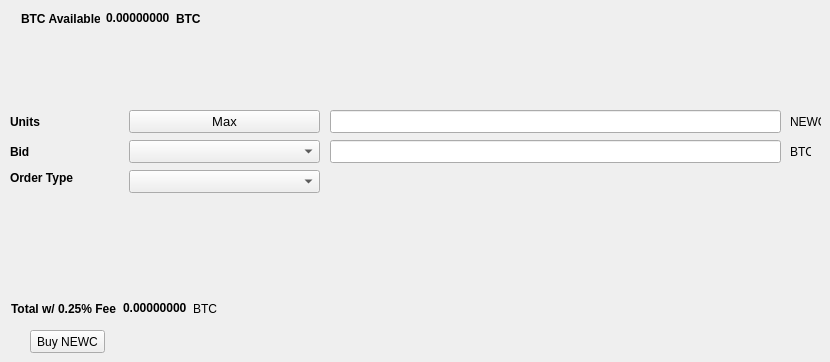
   <widget class="QWidget" name="BuyTab">
    <attribute name="title">
     <string>Buy</string>
    </attribute>
    <widget class="QPushButton" name="BuyNEWC">
     <property name="geometry">
      <rect>
       <x>30</x>
       <y>330</y>
       <width>75</width>
       <height>23</height>
      </rect>
     </property>
     <property name="text">
      <string>Buy NEWC</string>
     </property>
    </widget>
    <widget class="QLabel" name="label_3">
     <property name="geometry">
      <rect>
       <x>10</x>
       <y>110</y>
       <width>46</width>
       <height>23</height>
      </rect>
     </property>
     <property name="font">
      <font>
       <weight>75</weight>
       <bold>true</bold>
      </font>
     </property>
     <property name="text">
      <string>Units</string>
     </property>
    </widget>
    <widget class="QLineEdit" name="UnitsInput">
     <property name="geometry">
      <rect>
       <x>330</x>
       <y>110</y>
       <width>451</width>
       <height>23</height>
      </rect>
     </property>
     <property name="font">
      <font>
       <pointsize>9</pointsize>
       <weight>75</weight>
       <bold>true</bold>
      </font>
     </property>
    </widget>
    <widget class="QLineEdit" name="BuyBidPriceEdit">
     <property name="geometry">
      <rect>
       <x>330</x>
       <y>140</y>
       <width>451</width>
       <height>23</height>
      </rect>
     </property>
     <property name="font">
      <font>
       <pointsize>9</pointsize>
       <weight>75</weight>
       <bold>true</bold>
      </font>
     </property>
    </widget>
    <widget class="QLabel" name="label_4">
     <property name="geometry">
      <rect>
       <x>790</x>
       <y>110</y>
       <width>31</width>
       <height>23</height>
      </rect>
     </property>
     <property name="text">
      <string>NEWC</string>
     </property>
    </widget>
    <widget class="QLabel" name="label_5">
     <property name="geometry">
      <rect>
       <x>790</x>
       <y>140</y>
       <width>21</width>
       <height>23</height>
      </rect>
     </property>
     <property name="text">
      <string>BTC</string>
     </property>
    </widget>
    <widget class="QLabel" name="label_6">
     <property name="geometry">
      <rect>
       <x>10</x>
       <y>140</y>
       <width>46</width>
       <height>23</height>
      </rect>
     </property>
     <property name="font">
      <font>
       <weight>75</weight>
       <bold>true</bold>
      </font>
     </property>
     <property name="text">
      <string>Bid</string>
     </property>
    </widget>
    <widget class="QLabel" name="label_7">
     <property name="geometry">
      <rect>
       <x>10</x>
       <y>170</y>
       <width>71</width>
       <height>16</height>
      </rect>
     </property>
     <property name="font">
      <font>
       <weight>75</weight>
       <bold>true</bold>
      </font>
     </property>
     <property name="text">
      <string>Order Type</string>
     </property>
    </widget>
    <widget class="QPushButton" name="Buy_Max_Amount">
     <property name="geometry">
      <rect>
       <x>129</x>
       <y>110</y>
       <width>191</width>
       <height>23</height>
      </rect>
     </property>
     <property name="font">
      <font>
       <pointsize>10</pointsize>
      </font>
     </property>
     <property name="text">
      <string>Max</string>
     </property>
    </widget>
    <widget class="QComboBox" name="BuyBidcomboBox">
     <property name="geometry">
      <rect>
       <x>129</x>
       <y>140</y>
       <width>191</width>
       <height>23</height>
      </rect>
     </property>
     <property name="font">
      <font>
       <pointsize>10</pointsize>
      </font>
     </property>
    </widget>
    <widget class="QComboBox" name="buyOrdertypeCombo">
     <property name="geometry">
      <rect>
       <x>129</x>
       <y>170</y>
       <width>191</width>
       <height>23</height>
      </rect>
     </property>
     <property name="font">
      <font>
       <pointsize>10</pointsize>
      </font>
     </property>
    </widget>
    <widget class="QWidget" name="layoutWidget">
     <property name="geometry">
      <rect>
       <x>21</x>
       <y>11</y>
       <width>180</width>
       <height>15</height>
      </rect>
     </property>
     <layout class="QHBoxLayout" name="horizontalLayout_3">
      <item>
       <widget class="QLabel" name="label232">
        <property name="font">
         <font>
          <weight>75</weight>
          <bold>true</bold>
         </font>
        </property>
        <property name="text">
         <string>BTC Available:</string>
        </property>
       </widget>
      </item>
      <item>
       <widget class="QLabel" name="BtcAvailableLbl">
        <property name="palette">
         <palette>
          <active>
           <colorrole role="WindowText">
            <brush brushstyle="SolidPattern">
             <color alpha="255">
              <red>0</red>
              <green>0</green>
              <blue>0</blue>
             </color>
            </brush>
           </colorrole>
           <colorrole role="Button">
            <brush brushstyle="SolidPattern">
             <color alpha="255">
              <red>0</red>
              <green>170</green>
              <blue>0</blue>
             </color>
            </brush>
           </colorrole>
           <colorrole role="Light">
            <brush brushstyle="SolidPattern">
             <color alpha="255">
              <red>0</red>
              <green>255</green>
              <blue>0</blue>
             </color>
            </brush>
           </colorrole>
           <colorrole role="Midlight">
            <brush brushstyle="SolidPattern">
             <color alpha="255">
              <red>0</red>
              <green>212</green>
              <blue>0</blue>
             </color>
            </brush>
           </colorrole>
           <colorrole role="Dark">
            <brush brushstyle="SolidPattern">
             <color alpha="255">
              <red>0</red>
              <green>85</green>
              <blue>0</blue>
             </color>
            </brush>
           </colorrole>
           <colorrole role="Mid">
            <brush brushstyle="SolidPattern">
             <color alpha="255">
              <red>0</red>
              <green>113</green>
              <blue>0</blue>
             </color>
            </brush>
           </colorrole>
           <colorrole role="Text">
            <brush brushstyle="SolidPattern">
             <color alpha="255">
              <red>0</red>
              <green>170</green>
              <blue>0</blue>
             </color>
            </brush>
           </colorrole>
           <colorrole role="BrightText">
            <brush brushstyle="SolidPattern">
             <color alpha="255">
              <red>255</red>
              <green>255</green>
              <blue>255</blue>
             </color>
            </brush>
           </colorrole>
           <colorrole role="ButtonText">
            <brush brushstyle="SolidPattern">
             <color alpha="255">
              <red>0</red>
              <green>0</green>
              <blue>0</blue>
             </color>
            </brush>
           </colorrole>
           <colorrole role="Base">
            <brush brushstyle="SolidPattern">
             <color alpha="255">
              <red>255</red>
              <green>255</green>
              <blue>255</blue>
             </color>
            </brush>
           </colorrole>
           <colorrole role="Window">
            <brush brushstyle="SolidPattern">
             <color alpha="255">
              <red>0</red>
              <green>170</green>
              <blue>0</blue>
             </color>
            </brush>
           </colorrole>
           <colorrole role="Shadow">
            <brush brushstyle="SolidPattern">
             <color alpha="255">
              <red>0</red>
              <green>0</green>
              <blue>0</blue>
             </color>
            </brush>
           </colorrole>
           <colorrole role="AlternateBase">
            <brush brushstyle="SolidPattern">
             <color alpha="255">
              <red>127</red>
              <green>212</green>
              <blue>127</blue>
             </color>
            </brush>
           </colorrole>
           <colorrole role="ToolTipBase">
            <brush brushstyle="SolidPattern">
             <color alpha="255">
              <red>255</red>
              <green>255</green>
              <blue>220</blue>
             </color>
            </brush>
           </colorrole>
           <colorrole role="ToolTipText">
            <brush brushstyle="SolidPattern">
             <color alpha="255">
              <red>0</red>
              <green>0</green>
              <blue>0</blue>
             </color>
            </brush>
           </colorrole>
          </active>
          <inactive>
           <colorrole role="WindowText">
            <brush brushstyle="SolidPattern">
             <color alpha="255">
              <red>0</red>
              <green>0</green>
              <blue>0</blue>
             </color>
            </brush>
           </colorrole>
           <colorrole role="Button">
            <brush brushstyle="SolidPattern">
             <color alpha="255">
              <red>0</red>
              <green>170</green>
              <blue>0</blue>
             </color>
            </brush>
           </colorrole>
           <colorrole role="Light">
            <brush brushstyle="SolidPattern">
             <color alpha="255">
              <red>0</red>
              <green>255</green>
              <blue>0</blue>
             </color>
            </brush>
           </colorrole>
           <colorrole role="Midlight">
            <brush brushstyle="SolidPattern">
             <color alpha="255">
              <red>0</red>
              <green>212</green>
              <blue>0</blue>
             </color>
            </brush>
           </colorrole>
           <colorrole role="Dark">
            <brush brushstyle="SolidPattern">
             <color alpha="255">
              <red>0</red>
              <green>85</green>
              <blue>0</blue>
             </color>
            </brush>
           </colorrole>
           <colorrole role="Mid">
            <brush brushstyle="SolidPattern">
             <color alpha="255">
              <red>0</red>
              <green>113</green>
              <blue>0</blue>
             </color>
            </brush>
           </colorrole>
           <colorrole role="Text">
            <brush brushstyle="SolidPattern">
             <color alpha="255">
              <red>0</red>
              <green>170</green>
              <blue>0</blue>
             </color>
            </brush>
           </colorrole>
           <colorrole role="BrightText">
            <brush brushstyle="SolidPattern">
             <color alpha="255">
              <red>255</red>
              <green>255</green>
              <blue>255</blue>
             </color>
            </brush>
           </colorrole>
           <colorrole role="ButtonText">
            <brush brushstyle="SolidPattern">
             <color alpha="255">
              <red>0</red>
              <green>0</green>
              <blue>0</blue>
             </color>
            </brush>
           </colorrole>
           <colorrole role="Base">
            <brush brushstyle="SolidPattern">
             <color alpha="255">
              <red>255</red>
              <green>255</green>
              <blue>255</blue>
             </color>
            </brush>
           </colorrole>
           <colorrole role="Window">
            <brush brushstyle="SolidPattern">
             <color alpha="255">
              <red>0</red>
              <green>170</green>
              <blue>0</blue>
             </color>
            </brush>
           </colorrole>
           <colorrole role="Shadow">
            <brush brushstyle="SolidPattern">
             <color alpha="255">
              <red>0</red>
              <green>0</green>
              <blue>0</blue>
             </color>
            </brush>
           </colorrole>
           <colorrole role="AlternateBase">
            <brush brushstyle="SolidPattern">
             <color alpha="255">
              <red>127</red>
              <green>212</green>
              <blue>127</blue>
             </color>
            </brush>
           </colorrole>
           <colorrole role="ToolTipBase">
            <brush brushstyle="SolidPattern">
             <color alpha="255">
              <red>255</red>
              <green>255</green>
              <blue>220</blue>
             </color>
            </brush>
           </colorrole>
           <colorrole role="ToolTipText">
            <brush brushstyle="SolidPattern">
             <color alpha="255">
              <red>0</red>
              <green>0</green>
              <blue>0</blue>
             </color>
            </brush>
           </colorrole>
          </inactive>
          <disabled>
           <colorrole role="WindowText">
            <brush brushstyle="SolidPattern">
             <color alpha="255">
              <red>0</red>
              <green>85</green>
              <blue>0</blue>
             </color>
            </brush>
           </colorrole>
           <colorrole role="Button">
            <brush brushstyle="SolidPattern">
             <color alpha="255">
              <red>0</red>
              <green>170</green>
              <blue>0</blue>
             </color>
            </brush>
           </colorrole>
           <colorrole role="Light">
            <brush brushstyle="SolidPattern">
             <color alpha="255">
              <red>0</red>
              <green>255</green>
              <blue>0</blue>
             </color>
            </brush>
           </colorrole>
           <colorrole role="Midlight">
            <brush brushstyle="SolidPattern">
             <color alpha="255">
              <red>0</red>
              <green>212</green>
              <blue>0</blue>
             </color>
            </brush>
           </colorrole>
           <colorrole role="Dark">
            <brush brushstyle="SolidPattern">
             <color alpha="255">
              <red>0</red>
              <green>85</green>
              <blue>0</blue>
             </color>
            </brush>
           </colorrole>
           <colorrole role="Mid">
            <brush brushstyle="SolidPattern">
             <color alpha="255">
              <red>0</red>
              <green>113</green>
              <blue>0</blue>
             </color>
            </brush>
           </colorrole>
           <colorrole role="Text">
            <brush brushstyle="SolidPattern">
             <color alpha="255">
              <red>0</red>
              <green>85</green>
              <blue>0</blue>
             </color>
            </brush>
           </colorrole>
           <colorrole role="BrightText">
            <brush brushstyle="SolidPattern">
             <color alpha="255">
              <red>255</red>
              <green>255</green>
              <blue>255</blue>
             </color>
            </brush>
           </colorrole>
           <colorrole role="ButtonText">
            <brush brushstyle="SolidPattern">
             <color alpha="255">
              <red>0</red>
              <green>85</green>
              <blue>0</blue>
             </color>
            </brush>
           </colorrole>
           <colorrole role="Base">
            <brush brushstyle="SolidPattern">
             <color alpha="255">
              <red>0</red>
              <green>170</green>
              <blue>0</blue>
             </color>
            </brush>
           </colorrole>
           <colorrole role="Window">
            <brush brushstyle="SolidPattern">
             <color alpha="255">
              <red>0</red>
              <green>170</green>
              <blue>0</blue>
             </color>
            </brush>
           </colorrole>
           <colorrole role="Shadow">
            <brush brushstyle="SolidPattern">
             <color alpha="255">
              <red>0</red>
              <green>0</green>
              <blue>0</blue>
             </color>
            </brush>
           </colorrole>
           <colorrole role="AlternateBase">
            <brush brushstyle="SolidPattern">
             <color alpha="255">
              <red>0</red>
              <green>170</green>
              <blue>0</blue>
             </color>
            </brush>
           </colorrole>
           <colorrole role="ToolTipBase">
            <brush brushstyle="SolidPattern">
             <color alpha="255">
              <red>255</red>
              <green>255</green>
              <blue>220</blue>
             </color>
            </brush>
           </colorrole>
           <colorrole role="ToolTipText">
            <brush brushstyle="SolidPattern">
             <color alpha="255">
              <red>0</red>
              <green>0</green>
              <blue>0</blue>
             </color>
            </brush>
           </colorrole>
          </disabled>
         </palette>
        </property>
        <property name="font">
         <font>
          <weight>75</weight>
          <bold>true</bold>
         </font>
        </property>
        <property name="text">
         <string>0.00000000</string>
        </property>
        <property name="textInteractionFlags">
         <set>Qt::LinksAccessibleByMouse|Qt::TextSelectableByKeyboard|Qt::TextSelectableByMouse</set>
        </property>
       </widget>
      </item>
      <item>
       <widget class="QLabel" name="BtcAvailableLbl_2">
        <property name="font">
         <font>
          <weight>75</weight>
          <bold>true</bold>
         </font>
        </property>
        <property name="text">
         <string>BTC</string>
        </property>
       </widget>
      </item>
     </layout>
    </widget>
    <widget class="QWidget" name="layoutWidget">
     <property name="geometry">
      <rect>
       <x>11</x>
       <y>301</y>
       <width>209</width>
       <height>15</height>
      </rect>
     </property>
     <layout class="QHBoxLayout" name="horizontalLayout_4">
      <item>
       <widget class="QLabel" name="label_9">
        <property name="font">
         <font>
          <weight>75</weight>
          <bold>true</bold>
         </font>
        </property>
        <property name="text">
         <string>Total w/ 0.25% Fee</string>
        </property>
       </widget>
      </item>
      <item>
       <widget class="QLabel" name="BuyCostLabel">
        <property name="palette">
         <palette>
          <active>
           <colorrole role="WindowText">
            <brush brushstyle="SolidPattern">
             <color alpha="255">
              <red>0</red>
              <green>0</green>
              <blue>0</blue>
             </color>
            </brush>
           </colorrole>
           <colorrole role="Button">
            <brush brushstyle="SolidPattern">
             <color alpha="255">
              <red>0</red>
              <green>170</green>
              <blue>0</blue>
             </color>
            </brush>
           </colorrole>
           <colorrole role="Light">
            <brush brushstyle="SolidPattern">
             <color alpha="255">
              <red>0</red>
              <green>255</green>
              <blue>0</blue>
             </color>
            </brush>
           </colorrole>
           <colorrole role="Midlight">
            <brush brushstyle="SolidPattern">
             <color alpha="255">
              <red>0</red>
              <green>212</green>
              <blue>0</blue>
             </color>
            </brush>
           </colorrole>
           <colorrole role="Dark">
            <brush brushstyle="SolidPattern">
             <color alpha="255">
              <red>0</red>
              <green>85</green>
              <blue>0</blue>
             </color>
            </brush>
           </colorrole>
           <colorrole role="Mid">
            <brush brushstyle="SolidPattern">
             <color alpha="255">
              <red>0</red>
              <green>113</green>
              <blue>0</blue>
             </color>
            </brush>
           </colorrole>
           <colorrole role="Text">
            <brush brushstyle="SolidPattern">
             <color alpha="255">
              <red>0</red>
              <green>170</green>
              <blue>0</blue>
             </color>
            </brush>
           </colorrole>
           <colorrole role="BrightText">
            <brush brushstyle="SolidPattern">
             <color alpha="255">
              <red>255</red>
              <green>255</green>
              <blue>255</blue>
             </color>
            </brush>
           </colorrole>
           <colorrole role="ButtonText">
            <brush brushstyle="SolidPattern">
             <color alpha="255">
              <red>0</red>
              <green>0</green>
              <blue>0</blue>
             </color>
            </brush>
           </colorrole>
           <colorrole role="Base">
            <brush brushstyle="SolidPattern">
             <color alpha="255">
              <red>255</red>
              <green>255</green>
              <blue>255</blue>
             </color>
            </brush>
           </colorrole>
           <colorrole role="Window">
            <brush brushstyle="SolidPattern">
             <color alpha="255">
              <red>0</red>
              <green>170</green>
              <blue>0</blue>
             </color>
            </brush>
           </colorrole>
           <colorrole role="Shadow">
            <brush brushstyle="SolidPattern">
             <color alpha="255">
              <red>0</red>
              <green>0</green>
              <blue>0</blue>
             </color>
            </brush>
           </colorrole>
           <colorrole role="AlternateBase">
            <brush brushstyle="SolidPattern">
             <color alpha="255">
              <red>127</red>
              <green>212</green>
              <blue>127</blue>
             </color>
            </brush>
           </colorrole>
           <colorrole role="ToolTipBase">
            <brush brushstyle="SolidPattern">
             <color alpha="255">
              <red>255</red>
              <green>255</green>
              <blue>220</blue>
             </color>
            </brush>
           </colorrole>
           <colorrole role="ToolTipText">
            <brush brushstyle="SolidPattern">
             <color alpha="255">
              <red>0</red>
              <green>0</green>
              <blue>0</blue>
             </color>
            </brush>
           </colorrole>
          </active>
          <inactive>
           <colorrole role="WindowText">
            <brush brushstyle="SolidPattern">
             <color alpha="255">
              <red>0</red>
              <green>0</green>
              <blue>0</blue>
             </color>
            </brush>
           </colorrole>
           <colorrole role="Button">
            <brush brushstyle="SolidPattern">
             <color alpha="255">
              <red>0</red>
              <green>170</green>
              <blue>0</blue>
             </color>
            </brush>
           </colorrole>
           <colorrole role="Light">
            <brush brushstyle="SolidPattern">
             <color alpha="255">
              <red>0</red>
              <green>255</green>
              <blue>0</blue>
             </color>
            </brush>
           </colorrole>
           <colorrole role="Midlight">
            <brush brushstyle="SolidPattern">
             <color alpha="255">
              <red>0</red>
              <green>212</green>
              <blue>0</blue>
             </color>
            </brush>
           </colorrole>
           <colorrole role="Dark">
            <brush brushstyle="SolidPattern">
             <color alpha="255">
              <red>0</red>
              <green>85</green>
              <blue>0</blue>
             </color>
            </brush>
           </colorrole>
           <colorrole role="Mid">
            <brush brushstyle="SolidPattern">
             <color alpha="255">
              <red>0</red>
              <green>113</green>
              <blue>0</blue>
             </color>
            </brush>
           </colorrole>
           <colorrole role="Text">
            <brush brushstyle="SolidPattern">
             <color alpha="255">
              <red>0</red>
              <green>170</green>
              <blue>0</blue>
             </color>
            </brush>
           </colorrole>
           <colorrole role="BrightText">
            <brush brushstyle="SolidPattern">
             <color alpha="255">
              <red>255</red>
              <green>255</green>
              <blue>255</blue>
             </color>
            </brush>
           </colorrole>
           <colorrole role="ButtonText">
            <brush brushstyle="SolidPattern">
             <color alpha="255">
              <red>0</red>
              <green>0</green>
              <blue>0</blue>
             </color>
            </brush>
           </colorrole>
           <colorrole role="Base">
            <brush brushstyle="SolidPattern">
             <color alpha="255">
              <red>255</red>
              <green>255</green>
              <blue>255</blue>
             </color>
            </brush>
           </colorrole>
           <colorrole role="Window">
            <brush brushstyle="SolidPattern">
             <color alpha="255">
              <red>0</red>
              <green>170</green>
              <blue>0</blue>
             </color>
            </brush>
           </colorrole>
           <colorrole role="Shadow">
            <brush brushstyle="SolidPattern">
             <color alpha="255">
              <red>0</red>
              <green>0</green>
              <blue>0</blue>
             </color>
            </brush>
           </colorrole>
           <colorrole role="AlternateBase">
            <brush brushstyle="SolidPattern">
             <color alpha="255">
              <red>127</red>
              <green>212</green>
              <blue>127</blue>
             </color>
            </brush>
           </colorrole>
           <colorrole role="ToolTipBase">
            <brush brushstyle="SolidPattern">
             <color alpha="255">
              <red>255</red>
              <green>255</green>
              <blue>220</blue>
             </color>
            </brush>
           </colorrole>
           <colorrole role="ToolTipText">
            <brush brushstyle="SolidPattern">
             <color alpha="255">
              <red>0</red>
              <green>0</green>
              <blue>0</blue>
             </color>
            </brush>
           </colorrole>
          </inactive>
          <disabled>
           <colorrole role="WindowText">
            <brush brushstyle="SolidPattern">
             <color alpha="255">
              <red>0</red>
              <green>85</green>
              <blue>0</blue>
             </color>
            </brush>
           </colorrole>
           <colorrole role="Button">
            <brush brushstyle="SolidPattern">
             <color alpha="255">
              <red>0</red>
              <green>170</green>
              <blue>0</blue>
             </color>
            </brush>
           </colorrole>
           <colorrole role="Light">
            <brush brushstyle="SolidPattern">
             <color alpha="255">
              <red>0</red>
              <green>255</green>
              <blue>0</blue>
             </color>
            </brush>
           </colorrole>
           <colorrole role="Midlight">
            <brush brushstyle="SolidPattern">
             <color alpha="255">
              <red>0</red>
              <green>212</green>
              <blue>0</blue>
             </color>
            </brush>
           </colorrole>
           <colorrole role="Dark">
            <brush brushstyle="SolidPattern">
             <color alpha="255">
              <red>0</red>
              <green>85</green>
              <blue>0</blue>
             </color>
            </brush>
           </colorrole>
           <colorrole role="Mid">
            <brush brushstyle="SolidPattern">
             <color alpha="255">
              <red>0</red>
              <green>113</green>
              <blue>0</blue>
             </color>
            </brush>
           </colorrole>
           <colorrole role="Text">
            <brush brushstyle="SolidPattern">
             <color alpha="255">
              <red>0</red>
              <green>85</green>
              <blue>0</blue>
             </color>
            </brush>
           </colorrole>
           <colorrole role="BrightText">
            <brush brushstyle="SolidPattern">
             <color alpha="255">
              <red>255</red>
              <green>255</green>
              <blue>255</blue>
             </color>
            </brush>
           </colorrole>
           <colorrole role="ButtonText">
            <brush brushstyle="SolidPattern">
             <color alpha="255">
              <red>0</red>
              <green>85</green>
              <blue>0</blue>
             </color>
            </brush>
           </colorrole>
           <colorrole role="Base">
            <brush brushstyle="SolidPattern">
             <color alpha="255">
              <red>0</red>
              <green>170</green>
              <blue>0</blue>
             </color>
            </brush>
           </colorrole>
           <colorrole role="Window">
            <brush brushstyle="SolidPattern">
             <color alpha="255">
              <red>0</red>
              <green>170</green>
              <blue>0</blue>
             </color>
            </brush>
           </colorrole>
           <colorrole role="Shadow">
            <brush brushstyle="SolidPattern">
             <color alpha="255">
              <red>0</red>
              <green>0</green>
              <blue>0</blue>
             </color>
            </brush>
           </colorrole>
           <colorrole role="AlternateBase">
            <brush brushstyle="SolidPattern">
             <color alpha="255">
              <red>0</red>
              <green>170</green>
              <blue>0</blue>
             </color>
            </brush>
           </colorrole>
           <colorrole role="ToolTipBase">
            <brush brushstyle="SolidPattern">
             <color alpha="255">
              <red>255</red>
              <green>255</green>
              <blue>220</blue>
             </color>
            </brush>
           </colorrole>
           <colorrole role="ToolTipText">
            <brush brushstyle="SolidPattern">
             <color alpha="255">
              <red>0</red>
              <green>0</green>
              <blue>0</blue>
             </color>
            </brush>
           </colorrole>
          </disabled>
         </palette>
        </property>
        <property name="font">
         <font>
          <weight>75</weight>
          <bold>true</bold>
         </font>
        </property>
        <property name="autoFillBackground">
         <bool>false</bool>
        </property>
        <property name="text">
         <string>0.00000000</string>
        </property>
        <property name="textInteractionFlags">
         <set>Qt::LinksAccessibleByMouse|Qt::TextSelectableByMouse</set>
        </property>
       </widget>
      </item>
      <item>
       <widget class="QLabel" name="label_10">
        <property name="font">
         <font>
          <weight>50</weight>
          <bold>false</bold>
         </font>
        </property>
        <property name="text">
         <string>BTC</string>
        </property>
       </widget>
      </item>
     </layout>
    </widget>
   </widget>
